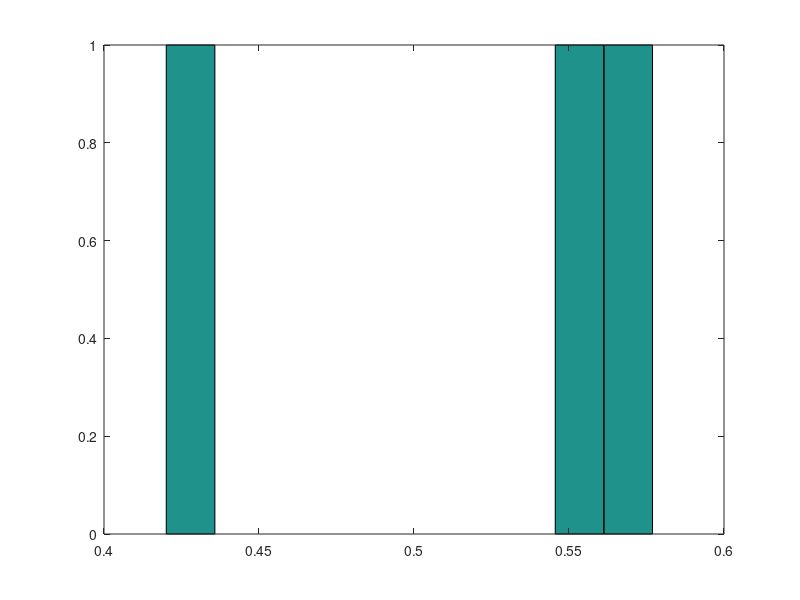

Source code (MATLAB):
clear all
n=10;
itr_say=3;
Tablo=[];
for i=1:itr_say
    X=rand(n,1)
    ort=mean(X)
    Tablo=[Tablo;ort]
end
hist(Tablo)
